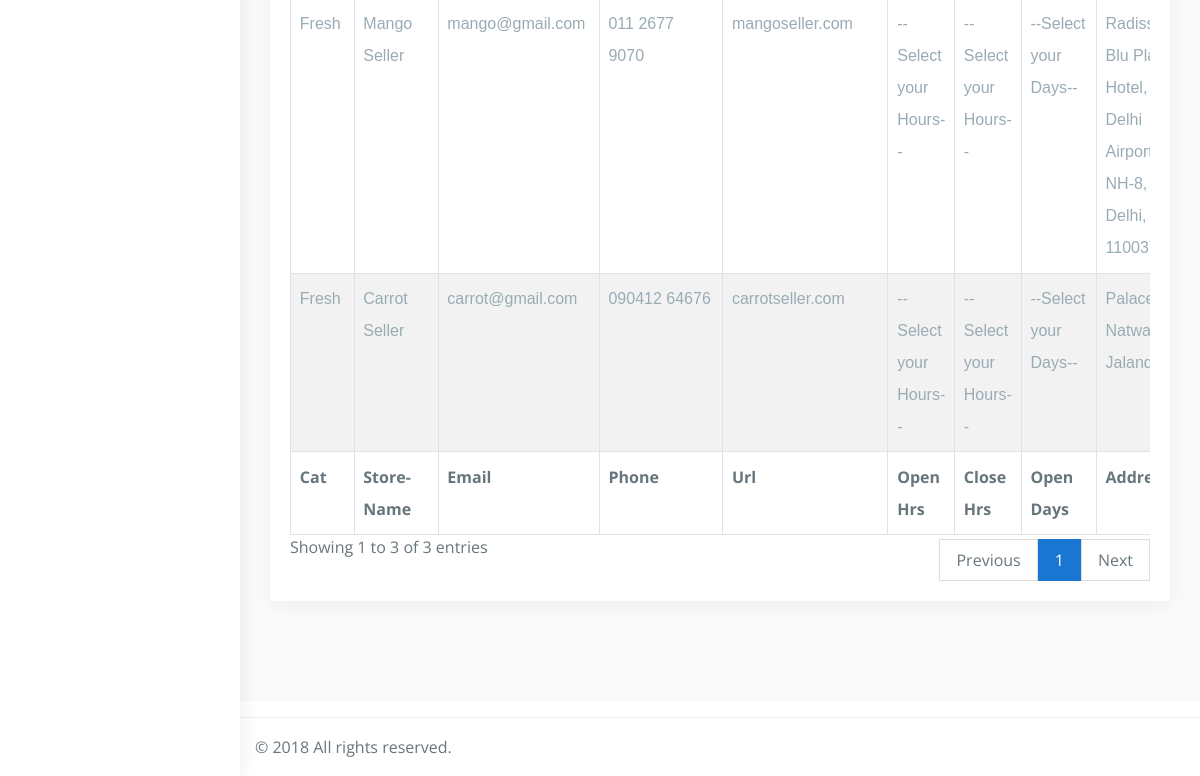
The app's page /seller/allrestraunt.php (signed in, lower part), older data.
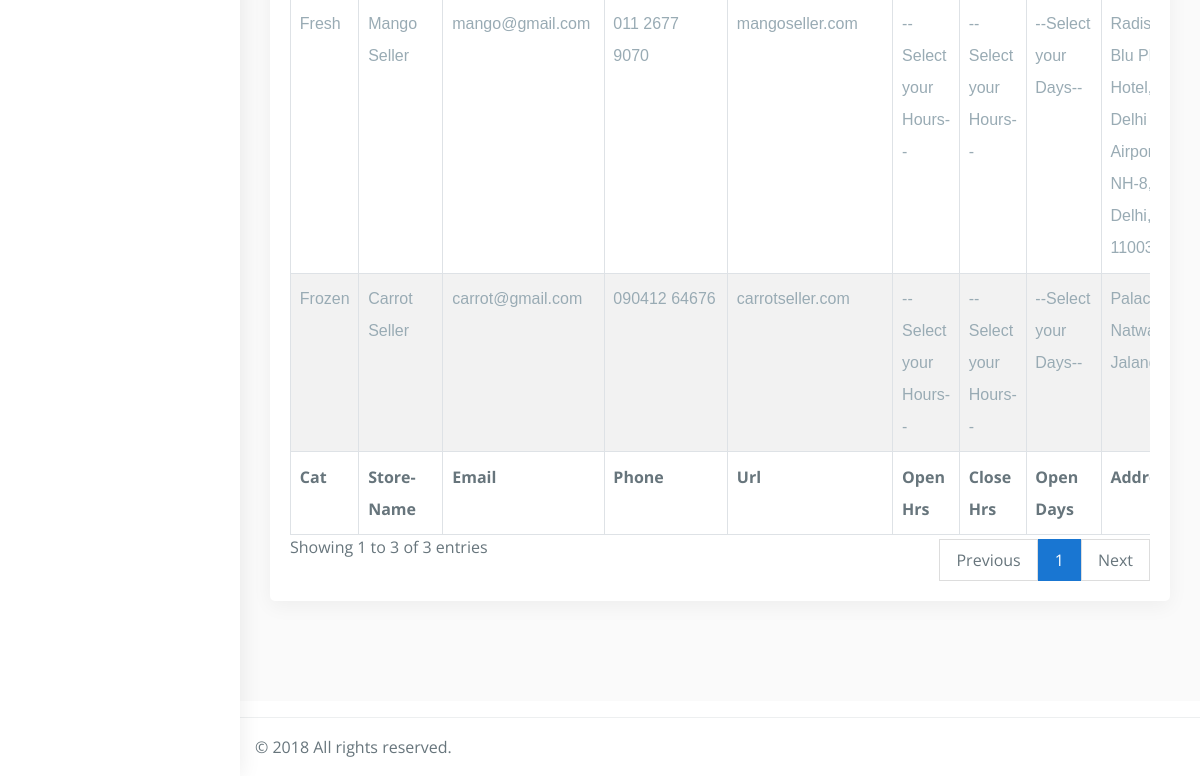
The same page, newer data.
### tables this page shows
CREATE TABLE `restaurant` (
  `rs_id` int(222) NOT NULL,
  `c_id` int(222) NOT NULL,
  `title` varchar(222) NOT NULL,
  `email` varchar(222) NOT NULL,
  `phone` varchar(222) NOT NULL,
  `url` varchar(222) NOT NULL,
  `o_hr` varchar(222) NOT NULL,
  `c_hr` varchar(222) NOT NULL,
  `o_days` varchar(222) NOT NULL,
  `address` text NOT NULL,
  `image` text NOT NULL,
  `date` timestamp NOT NULL DEFAULT current_timestamp() ON UPDATE current_timestamp()
);

CREATE TABLE `res_category` (
  `c_id` int(222) NOT NULL,
  `c_name` varchar(222) NOT NULL,
  `date` timestamp NOT NULL DEFAULT current_timestamp() ON UPDATE current_timestamp()
);

### seller/allrestraunt.php (the view, shortened to what this page needs)
<!DOCTYPE html>
<html lang="en">
<head>
    <link href="css/lib/bootstrap/bootstrap.min.css" rel="stylesheet">
    <link href="css/helper.css" rel="stylesheet">
    <link href="css/style.css" rel="stylesheet">
</head>
<body class="fix-header fix-sidebar">
<?php
include("./../connection/connect.php");
if ($_SESSION["adm_co"] == "SUPA")
{
?>
    <div id="main-wrapper">
        <?php
        include("sidebar.php");
        ?>
        <div class="page-wrapper">
            <div class="container-fluid">
                <div class="row">
                    <div class="col-12">
						<div class="card">
                            <div class="card-body">
                                <div class="table-responsive m-t-40">
                                    <table id="example23" class="display nowrap table table-hover table-striped table-bordered" cellspacing="0" width="100%">
                                        <tfoot>
                                            <tr>
											    <th>Cat</th>
                                                <th>Store-Name</th>
                                                <th>Email</th>
                                                <th>Phone</th>
                                                <th>Url</th>
                                                <th>Open Hrs</th>
                                                <th>Close Hrs</th>
												<th>Open Days</th>
                                                <th>Address</th>
                                            </tr>
                                        </tfoot>
                                        <tbody>
                                        <?php
                                        $sql="SELECT * FROM restaurant order by rs_id desc";
                                        $query=mysqli_query($db,$sql);
                                        if(!mysqli_num_rows($query) > 0 )
                                        {
                                            echo '<td colspan="11"><center>No store data!</center></td>';
                                        }
                                        else
                                        {
                                            while($rows=mysqli_fetch_array($query))
                                            {
                                                $mql = "SELECT * FROM res_category where c_id='".$rows['c_id']."'";
                                                $res = mysqli_query($db,$mql);
                                                $row = mysqli_fetch_array($res);
                                                echo ' <tr><td>'.$row['c_name'].'</td>
                                                            <td>'.$rows['title'].'</td>
                                                            <td>'.$rows['email'].'</td>
                                                            <td>'.$rows['phone'].'</td>
                                                            <td>'.$rows['url'].'</td>
                                                            <td>'.$rows['o_hr'].'</td>
                                                            <td>'.$rows['c_hr'].'</td>
                                                            <td>'.$rows['o_days'].'</td>
                                                            <td>'.$rows['address'].'</td>
                                                            <td><div class="col-md-3 col-lg-8 m-b-10">
                                                            <center><img src="Res_img/'.$rows['image'].'" class="img-responsive radius"  style="min-width:150px;min-height:100px;"/></center>
                                                            </div></td>
                                                            <td>'.$rows['date'].'</td>
                                                            <td><a href="delete_stores.php?res_del='.$rows['rs_id'].'" class="btn btn-danger btn-flat btn-addon btn-xs m-b-10"><i class="fa fa-trash-o" style="font-size:16px"></i></a>
                                                            <a href="update_restraunt.php?res_upd='.$rows['rs_id'].'" class="btn btn-info btn-flat btn-addon btn-sm m-b-10 m-l-5"><i class="ti-settings"></i></a>
                                                            </td></tr>';
                                            }
                                        }
										?>
                                        </tbody>
                                    </table>
                                </div>
                            </div>
                        </div>
					</div>
                </div>
            </div>
        </div>
    </div>
    <footer class="footer"> © 2018 All rights reserved. </footer>
<?php
}
?>
</body>
</html>

Row changes from the older to the newer data that the page shows:
changed restaurant "Carrot Seller": c.c_name "Fresh" → "Frozen"
